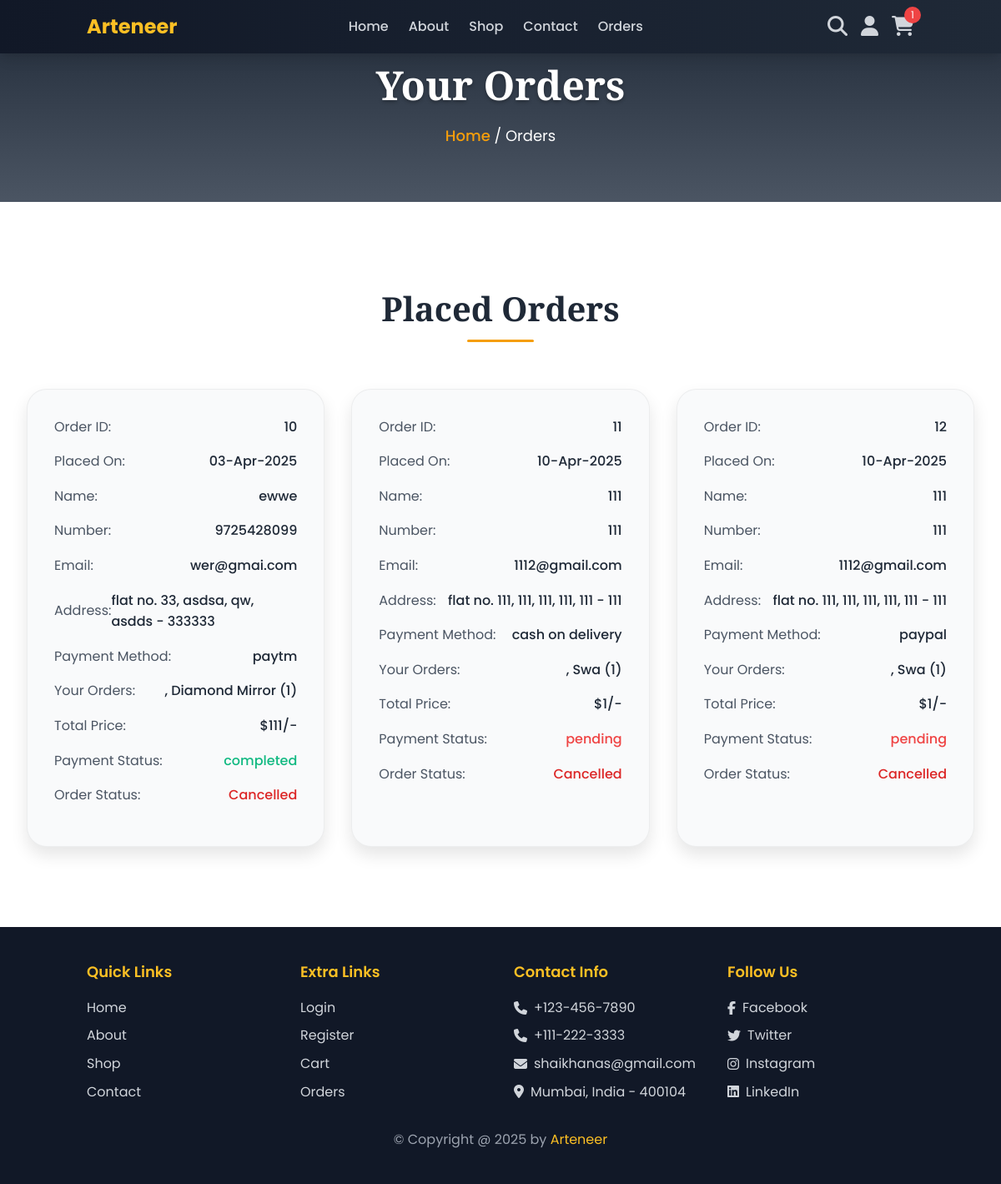
Page /orders.php (signed in) on the committed database.
### tables this page shows
CREATE TABLE `orders` (
  `id` int(100) NOT NULL,
  `user_id` int(100) NOT NULL,
  `name` varchar(100) NOT NULL,
  `number` varchar(12) NOT NULL,
  `email` varchar(100) NOT NULL,
  `method` varchar(50) NOT NULL,
  `address` varchar(500) NOT NULL,
  `total_products` varchar(1000) NOT NULL,
  `total_price` int(100) NOT NULL,
  `delivery_partner_id` int(100) DEFAULT NULL,
  `status` varchar(50) NOT NULL DEFAULT 'Pending',
  `placed_on` varchar(50) NOT NULL,
  `payment_status` varchar(20) NOT NULL DEFAULT 'pending'
);

### orders.php (the view, shortened to what this page needs)
<?php
include 'config.php';
$user_id = $_SESSION['user_id'];
?>
<!DOCTYPE html>
<html lang="en">
<head>
   <link href="https://cdn.jsdelivr.net/npm/tailwindcss@2.2.19/dist/tailwind.min.css" rel="stylesheet">
   <link rel="stylesheet" href="https://cdnjs.cloudflare.com/ajax/libs/font-awesome/6.5.1/css/all.min.css" />
   <link rel="stylesheet" href="https://cdnjs.cloudflare.com/ajax/libs/animate.css/4.1.1/animate.min.css" />
</head>
<body>
   <?php include 'header.php'; ?>
   <div class="heading">
      <h3>Your Orders</h3>
      <p><a href="home.php">Home</a> / Orders</p>
   </div>
   <section class="placed-orders">
      <h1 class="title">Placed Orders</h1>
      <div class="box-container">
         <?php
         $order_query = mysqli_query($conn, "SELECT * FROM `orders` WHERE user_id = '$user_id'") or die('query failed');
         if (mysqli_num_rows($order_query) > 0) {
            while ($fetch_orders = mysqli_fetch_assoc($order_query)) {
         ?>
         <div class="box">
            <p>Order ID: <span><?php echo $fetch_orders['id']; ?></span></p>
            <p>Placed On: <span><?php echo $fetch_orders['placed_on']; ?></span></p>
            <p>Name: <span><?php echo $fetch_orders['name']; ?></span></p>
            <p>Number: <span><?php echo $fetch_orders['number']; ?></span></p>
            <p>Email: <span><?php echo $fetch_orders['email']; ?></span></p>
            <p>Address: <span><?php echo $fetch_orders['address']; ?></span></p>
            <p>Payment Method: <span><?php echo $fetch_orders['method']; ?></span></p>
            <p>Your Orders: <span><?php echo $fetch_orders['total_products']; ?></span></p>
            <p>Total Price: <span>$<?php echo $fetch_orders['total_price']; ?>/-</span></p>
            <p>Payment Status: <span style="color:<?php echo ($fetch_orders['payment_status'] == 'pending') ? '#ef4444' : '#10b981'; ?>;"><?php echo $fetch_orders['payment_status']; ?></span></p>
            <p>Order Status: <span style="color:<?php echo ($fetch_orders['status'] == 'Pending') ? '#ef4444' : ($fetch_orders['status'] == 'Cancelled' ? '#dc2626' : '#10b981'); ?>;"><?php echo $fetch_orders['status']; ?></span></p>
         </div>
         <?php
            }
         } else {
            echo '<p class="empty">No orders placed yet!</p>';
         }
         ?>
      </div>
   </section>
   <?php include 'footer.php'; ?>
</body>
</html>

### orders.php (style rules this page uses)
:root { --primary-color: #1f2937; --secondary-color: #4b5563; --accent-color: #f59e0b; --light-bg: #f9fafb; --white: #ffffff; --shadow: 0 10px 20px rgba(0, 0, 0, 0.1); --transition: all 0.3s ease; --font-main: 'Poppins', sans-serif; --font-heading: 'Playfair Display', serif; }
body { font-family: var(--font-main); background-color: var(--light-bg); color: var(--primary-color); line-height: 1.6; overflow-x: hidden; }
.heading { background: linear-gradient(to bottom, var(--primary-color), var(--secondary-color)); color: var(--white); text-align: center; padding: 4rem 2rem; position: relative; overflow: hidden; animation: fadeIn 1s ease-out; }
.heading h3 { font-family: var(--font-heading); font-size: 3rem; font-weight: 700; text-shadow: 0 2px 4px rgba(0, 0, 0, 0.3); }
.heading p { font-size: 1.125rem; margin-top: 0.5rem; }
.heading p a { color: var(--accent-color); font-weight: 500; transition: var(--transition); }
.placed-orders { padding: 6rem 0; background: var(--white); }
.placed-orders .title { text-align: center; font-family: var(--font-heading); font-size: 2.5rem; font-weight: 700; color: var(--primary-color); margin-bottom: 4rem; position: relative; }
.placed-orders .title::after { content: ''; position: absolute; bottom: -0.5rem; left: 50%; transform: translateX(-50%); width: 80px; height: 3px; background: var(--accent-color); border-radius: 2px; }
.placed-orders .box-container { display: grid; grid-template-columns: repeat(auto-fit, minmax(320px, 1fr)); gap: 2rem; max-width: 1280px; margin: 0 auto; padding: 0 2rem; }
.placed-orders .box { background: var(--light-bg); border-radius: 1.5rem; padding: 2rem; box-shadow: var(--shadow); transition: var(--transition); animation: slideIn 0.5s ease-out; border: 1px solid rgba(0, 0, 0, 0.05); }
.placed-orders .box p { font-size: 1rem; color: var(--secondary-color); margin-bottom: 1rem; display: flex; justify-content: space-between; align-items: center; }
.placed-orders .box p span { font-weight: 500; color: var(--primary-color); transition: color 0.3s ease; }

### rows in the picture
orders: id "10", placed_on "03-Apr-2025", name "ewwe", number "9725428099", email "wer@gmai.com", address "flat no. 33, asdsa, qw, asdds - 333333", method "paytm", total_products ", Diamond Mirror (1)", total_price "111", payment_status "completed", status "Cancelled"
orders: id "11", placed_on "10-Apr-2025", name "111", number "111", email "1112@gmail.com", address "flat no. 111, 111, 111, 111, 111 - 111", method "cash on delivery", total_products ", Swa (1)", total_price "1", payment_status "pending", status "Cancelled"
orders: id "12", placed_on "10-Apr-2025", name "111", number "111", email "1112@gmail.com", address "flat no. 111, 111, 111, 111, 111 - 111", method "paypal", total_products ", Swa (1)", total_price "1", payment_status "pending", status "Cancelled"

### other values in the picture
$cart_rows_number "1"
